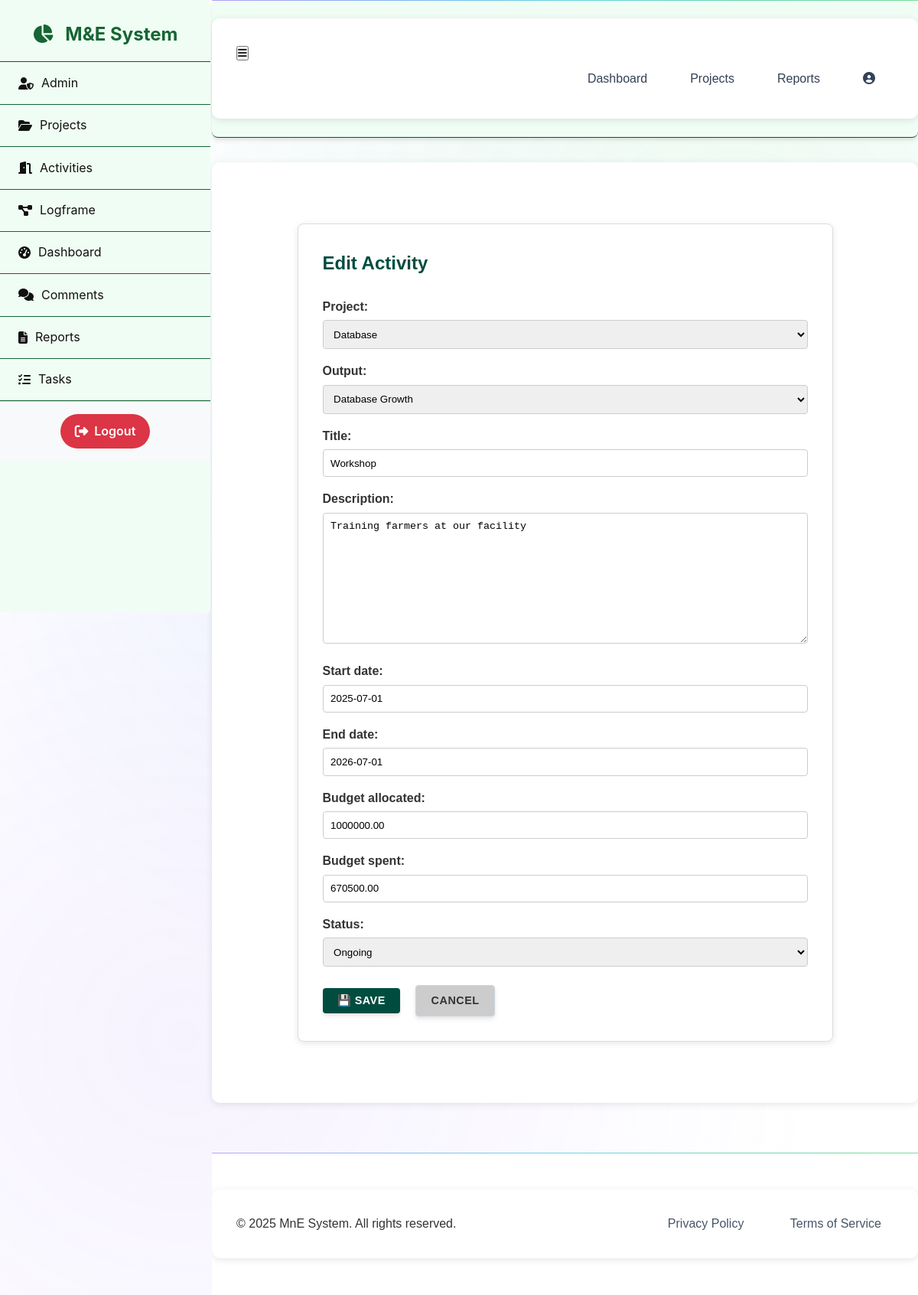
The page /api/v1/activities/edit/1/ on the database its author committed.
### activities/models.py (models this page shows, shortened)
class Activity(models.Model):
    project = models.ForeignKey(Project, on_delete=models.CASCADE, related_name='activities')
    output = models.ForeignKey(Output, on_delete=models.CASCADE, related_name='activities')
    title = models.CharField(max_length=255)
    description = models.TextField(blank=True)
    start_date = models.DateField()
    end_date = models.DateField()
    budget_allocated = models.DecimalField(max_digits=12, decimal_places=2, default=0.00)
    budget_spent = models.DecimalField(max_digits=12, decimal_places=2, default=0.00)
    STATUS_CHOICES = [
        ('planned', 'Planned'),
        ('ongoing', 'Ongoing'),
        ('completed', 'Completed'),
    ]
    status = models.CharField(max_length=50, choices=STATUS_CHOICES, default='planned')

### logframe/models.py (models this page shows, shortened)
class Output(models.Model):
    outcome = models.ForeignKey(Outcome, related_name='outputs', on_delete=models.CASCADE)
    title = models.CharField(max_length=255)
    description = models.TextField(blank=True)
    def __str__(self):
        return self.title

### activities/views.py (the view)
# urls.py: path('edit/<int:pk>/', views.activity_update, name='activity-edit'),
def activity_update(request, pk):
    activity = get_object_or_404(Activity, pk=pk)
    if request.method == 'POST':
        form = ActivityForm(request.POST, instance=activity)
        if form.is_valid():
            form.save()
            return redirect('activity-list')
    else:
        form = ActivityForm(instance=activity)
    return render(request, 'activities/activity_form.html', {'form': form})

### activities/forms.py
class ActivityForm(forms.ModelForm):
    class Meta:
        model = Activity
        fields = '__all__'
        widgets = {
            'start_date': forms.DateInput(attrs={'type': 'text', 'class': 'datepicker'}),
            'end_date': forms.DateInput(attrs={'type': 'text', 'class': 'datepicker'}),
        }

### projects/models.py (called while the page is built)
    def __str__(self):
        return self.name

### templates/activities/activity_form.html (shortened to what this page needs)
{% extends "base.html" %}
{% load static %}
{% block extra_css %}
<link rel="stylesheet" href="https://cdn.jsdelivr.net/npm/flatpickr/dist/flatpickr.min.css">
{% endblock %}
{% block content %}
<div class="activity-form-container">
    <h2>{% if form.instance.pk %}Edit{% else %}Create{% endif %} Activity</h2>
    <form method="post">
        {{ form.as_p }}
        <button type="submit" class="btn btn-success">💾 Save</button>
        <a href="{% url 'activity-list' %}" class="btn btn-secondary">Cancel</a>
    </form>
</div>
{% endblock %}

### static/css/styles.css (style rules this page uses)
:root { --primary-50: #f0fdf4; --primary-100: #dcfce7; --primary-200: #bbf7d0; --primary-300: #86efac; --primary-400: #4ade80; --primary-500: #22c55e; --primary-600: #16a34a; --primary-700: #15803d; --primary-800: #166534; --primary-900: #14532d; --primary-950: #052e16; --accent-purple: #8b5cf6; --accent-blue: #3b82f6; --accent-cyan: #06b6d4; --accent-amber: #f59e0b; --accent-rose: #f43f5e; --accent-emerald: #10b981; --gray-50: #f8fafc; --gray-100: #f1f5f9; --gray-200: #e2e8f0; --gray-300: #cbd5e1; --gray-400: #94a3b8; --gray-500: #64748b; --gray-600: #475569; --gray-700: #334155; --gray-800: #1e293b; --gray-900: #0f172a; --surface-primary: rgba(255, 255, 255, 0.95); --surface-secondary: rgba(255, 255, 255, 0.8); --surface-glass: rgba(255, 255, 255, 0.1); --surface-dark: rgba(15, 23, 42, 0.95); --gradient-primary: linear-gradient(135deg, var(--primary-600) 0%, var(--primary-800) 100%); --gradient-rainbow: linear-gradient(135deg, var(--accent-purple) 0%, var(--accent-blue) 25%, var(--accent-cyan) 50%, var(--accent-emerald) 75%, var(--primary-500) 100%); --gradient-glass: linear-gradient(135deg, rgba(255,255,255,0.1) 0%, rgba(255,255,255,0.05) 100%); --gradient-dark: linear-gradient(135deg, var(--gray-900) 0%, var(--gray-800) 100%); --shadow-xs: 0 1px 2px rgba(0, 0, 0, 0.05); --shadow-sm: 0 1px 3px rgba(0, 0, 0, 0.1), 0 1px 2px rgba(0, 0, 0, 0.06); --shadow-md: 0 4px 6px rgba(0, 0, 0, 0.07), 0 2px 4px rgba(0, 0, 0, 0.06); --shadow-lg: 0 10px 15px rgba(0, 0, 0, 0.1), 0 4px 6px rgba(0, 0, 0, 0.05); --shadow-xl: 0 20px 25px rgba(0, 0, 0, 0.1), 0 10px 10px rgba(0, 0, 0, 0.04); --shadow-2xl: 0 25px 50px rgba(0, 0, 0, 0.25); --shadow-neon: 0 0 20px rgba(34, 197, 94, 0.3), 0 0 40px rgba(34, 197, 94, 0.1); --shadow-glow: 0 0 30px rgba(139, 92, 246, 0.3); --space-xs: 0.25rem; --space-sm: 0.5rem; --space-md: 1rem; --space-lg: 1.5rem; --space-xl: 2rem; --space-2xl: 3rem; --space-3xl: 4rem; --radius-sm: 0.375rem; --radius-md: 0.5rem; --radius-lg: 0.75rem; --radius-xl: 1rem; --radius-2xl: 1.5rem; --radius-full: 9999px; --transition-fast: 150ms cubic-bezier(0.4, 0, 0.2, 1); --transition-normal: 300ms cubic-bezier(0.4, 0, 0.2, 1); --transition-slow: 500ms cubic-bezier(0.4, 0, 0.2, 1); --transition-bounce: 600ms cubic-bezier(0.68, -0.55, 0.265, 1.55); --sidebar-width: 277px; --sidebar-collapsed-width: 80px; --navbar-height: 70px; }
* { box-sizing: border-box; margin: 0; padding: 0; }
*::before, *::after { box-sizing: border-box; }
html { scroll-behavior: smooth; font-size: 16px; }
body { font-family: -apple-system, BlinkMacSystemFont, 'Segoe UI', 'Roboto', 'Oxygen', 'Ubuntu', 'Cantarell', sans-serif; background: var#dcfce7;; color: var#dcfce7;; line-height: 1.6; overflow-x: hidden; position: relative; min-height: 100vh; }
body::before { content: ''; position: fixed; top: 0; left: 0; width: 100%; height: 100%; background: radial-gradient(circle at 20% 80%, rgba(139, 92, 246, 0.08) 0%, transparent 50%), radial-gradient(circle at 80% 20%, rgba(34, 197, 94, 0.08) 0%, transparent 50%), radial-gradient(circle at 40% 40%, rgba(59, 130, 246, 0.08) 0%, transparent 50%); z-index: -1; animation: backgroundShift 20s ease-in-out infinite; }
.btn { display: inline-flex; align-items: center; justify-content: center; padding: var(--space-md) var(--space-xl); border: none; border-radius: var(--radius-lg); font-weight: 600; text-decoration: none; cursor: pointer; transition: all var(--transition-normal); position: relative; overflow: hidden; backdrop-filter: blur(10px); text-transform: uppercase; letter-spacing: 0.5px; font-size: 0.9rem; box-shadow: var(--shadow-md); }
.btn::before { content: ''; position: absolute; top: 0; left: -100%; width: 100%; height: 100%; background: linear-gradient(90deg, transparent, rgba(255, 255, 255, 0.2), transparent); transition: left var(--transition-normal); }
.btn-secondary { background: var(--surface-secondary); color: var(--gray-700); border: 1px solid var(--gray-300); }

### rows shown on the page
Activity: project "Database", output "Database Growth", description "Training farmers at our facility", start_date "2025-07-01", end_date "2026-07-01", budget_allocated "1000000.00", budget_spent "670500.00", status "Ongoing"
Output: title "Workshop"
